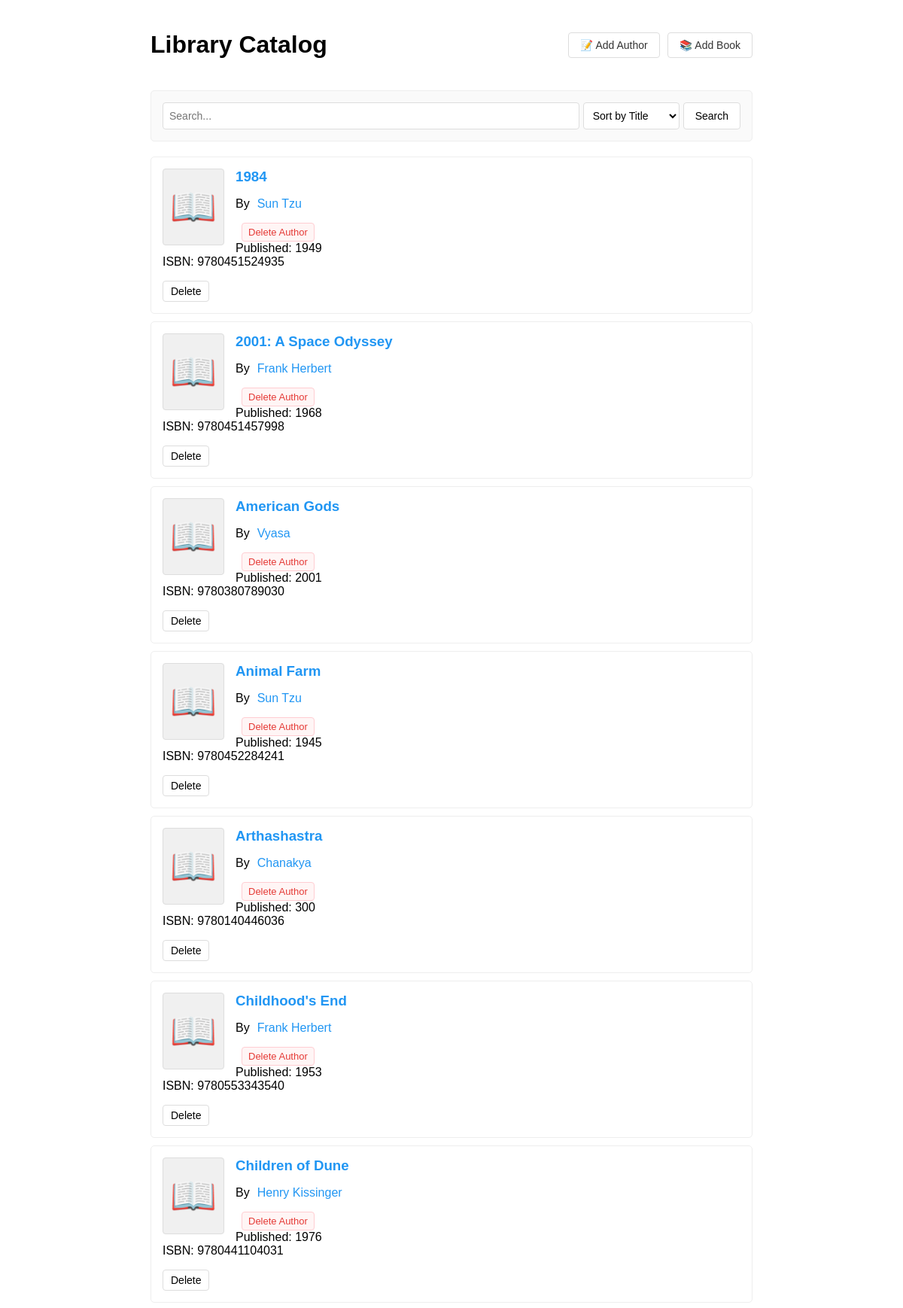
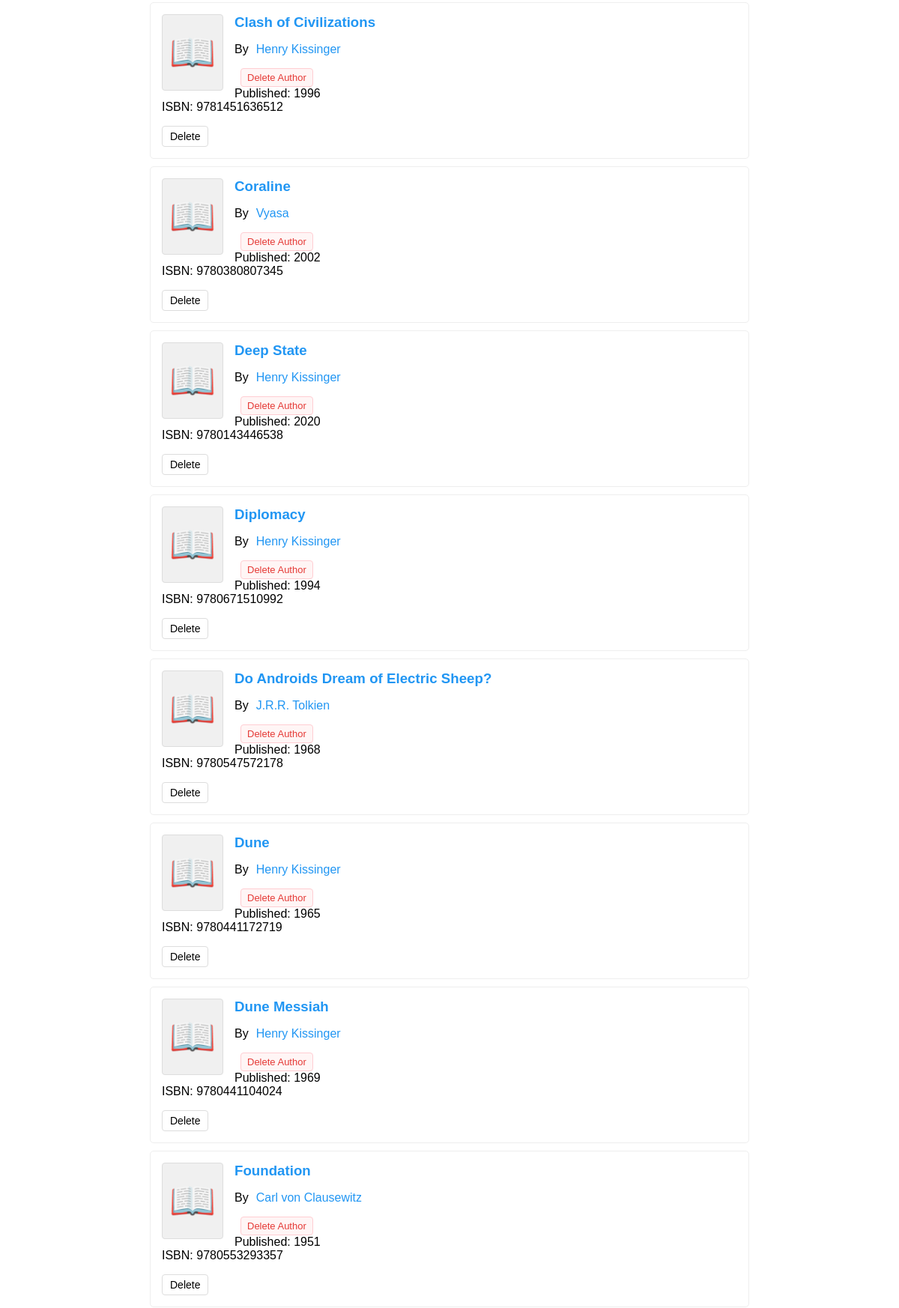
The page / (upper part) on the database its author committed (2 pictures, top to bottom).
### data_models.py (models this page shows, shortened)
class Book(db.Model):
    __tablename__ = 'book'
    id = db.Column(db.Integer, primary_key=True, autoincrement=True)
    isbn = db.Column(db.String(13), nullable=False, unique=True)
    title = db.Column(db.String(200), nullable=False)
    publication_year = db.Column(db.Integer, nullable=False)
    author_id = db.Column(db.Integer, db.ForeignKey('author.id'), nullable=False)

class Author(db.Model):
    __tablename__ = 'author'
    id = db.Column(db.Integer, primary_key=True, autoincrement=True)
    name = db.Column(db.String(100), nullable=False, unique=True)
    birth_date = db.Column(db.Date, nullable=False)
    date_of_death = db.Column(db.Date, nullable=True)
    books = db.relationship('Book', backref='author', lazy=True, cascade='all, delete-orphan')

### app.py (the view, shortened to what this page needs)
@app.route('/')
def show_home():
    sort = request.args.get('sort', 'title')
    search = request.args.get('search', '').strip()
    books = Book.query.join(Author)
    if sort == 'title':
        books = books.order_by(Book.title)
    elif sort == 'author':
        books = books.order_by(Author.name)
    elif sort == 'year':
        books = books.order_by(Book.publication_year)
    all_books = books.all()
    for book in all_books:
        book.cover_url = get_book_cover(book.isbn)
    return render_template('home.html', books=all_books)

### app.py (called while the page is built)
def get_book_cover(isbn):
    url = "https://covers.openlibrary.org/b/isbn/" + isbn + "-M.jpg"
    return url

### templates/home.html (shortened to what this page needs)
<!DOCTYPE html>
<html>
<head>
</head>
<body>
<div class="header">
    <h1>Library Catalog</h1>
    <div class="nav-links">
        <a href="{{ url_for('add_new_author') }}" class="nav-link">📝 Add Author</a>
        <a href="{{ url_for('add_new_book') }}" class="nav-link">📚 Add Book</a>
    </div>
</div>
<div class="controls">
    <div class="search-group">
        <form action="/" method="GET" style="display: flex; gap: 5px; flex-grow: 1;">
            <input type="text" name="search" placeholder="Search..." value="{{ request.args.get('search', '') }}"
                   class="search-input">
            <select name="sort" onchange="this.form.submit()">
                <option value="title" {% if request.args.get(
                'sort')=='title' or not request.args.get('sort') %}selected{%
                endif %}>Sort by Title</option>
            </select>
            <button type="submit">Search</button>
        </form>
    </div>
</div>
{% if books %}
{% for book in books %}
<div class="book">
    <h3><a href="{{ url_for('book_detail', book_id=book.id) }}" class="book-title">{{ book.title }}</a></h3>
    <p>
      <span class="author-section">
        By <a href="{{ url_for('author_detail', author_id=book.author.id) }}" class="author-link">{{ book.author.name
          }}</a>
        <form action="{{ url_for('delete_author', author_id=book.author.id) }}" method="POST" class="author-delete-form"
              onsubmit="return confirm('⚠️ WARNING ⚠️\n\nYou are about to delete the author {{ book.author.name }}.\n\nThis will PERMANENTLY DELETE:\n- The author\n- ALL books by this author\n\nThis action cannot be undone.\n\nAre you sure you want to proceed?');">
          <button type="submit" class="author-delete-btn">Delete Author</button>
        </form>
      </span><br>
        Published: {{ book.publication_year }}<br>
        ISBN: {{ book.isbn }}
    </p>
    <form action="{{ url_for('delete_book', book_id=book.id) }}" method="POST" style="display: inline"
          onsubmit="return confirm('Delete this book?');">
        <button type="submit" class="delete-btn">Delete</button>
    </form>
</div>
{% endfor %}
{% else %}
<div class="no-results">No books found.</div>
{% endif %}
</body>
</html>

### templates/home.html (style rules this page uses)
body { max-width: 800px; margin: 0 auto; padding: 20px; font-family: Arial, sans-serif; }
.header { display: flex; justify-content: space-between; align-items: center; margin-bottom: 20px; }
.nav-links { display: flex; gap: 10px; }
.nav-link { padding: 8px 15px; border: 1px solid #ddd; border-radius: 4px; background: white; color: #333; text-decoration: none; font-size: 14px; display: inline-flex; align-items: center; gap: 5px; }
.controls { margin: 20px 0; padding: 15px; border: 1px solid #eee; border-radius: 5px; background: #fafafa; display: flex; align-items: center; gap: 10px; }
.search-group { flex-grow: 1; display: flex; gap: 5px; }
.search-input { flex-grow: 1; padding: 8px; border: 1px solid #ddd; border-radius: 4px; font-size: 14px; }
select { padding: 8px; border: 1px solid #ddd; border-radius: 4px; background: white; font-size: 14px; cursor: pointer; }
button { padding: 8px 15px; border: 1px solid #ddd; border-radius: 4px; background: white; cursor: pointer; font-size: 14px; }
.book { padding: 15px; margin: 10px 0; border: 1px solid #eee; border-radius: 5px; }
.book:after { content: ""; display: table; clear: both; }
.book h3 { margin: 0 0 10px 0; }
.book-title { color: #2196F3; text-decoration: none; }
.author-link { color: #2196F3; text-decoration: none; }
.delete-btn { background: white; border: 1px solid #ddd; padding: 5px 10px; cursor: pointer; border-radius: 4px; }
.author-section { display: flex; align-items: center; gap: 10px; }
.author-delete-form { display: inline; }
.author-delete-btn { background: #fff5f5; color: #e53935; border: 1px solid #ffcdd2; padding: 4px 8px; border-radius: 4px; cursor: pointer; font-size: 13px; margin-left: 8px; }

### rows shown on the page
Book: title "1984", author.name "Sun Tzu", publication_year "1949", isbn "9780451524935"
Book: title "2001: A Space Odyssey", author.name "Frank Herbert", publication_year "1968", isbn "9780451457998"
Book: title "American Gods", author.name "Vyasa", publication_year "2001", isbn "9780380789030"
Book: title "Animal Farm", author.name "Sun Tzu", publication_year "1945", isbn "9780452284241"
Book: title "Arthashastra", author.name "Chanakya", publication_year "300", isbn "9780140446036"
Book: title "Childhood's End", author.name "Frank Herbert", publication_year "1953", isbn "9780553343540"
Book: title "Children of Dune", author.name "Henry Kissinger", publication_year "1976", isbn "9780441104031"
Book: title "Clash of Civilizations", author.name "Henry Kissinger", publication_year "1996", isbn "9781451636512"
Book: title "Coraline", author.name "Vyasa", publication_year "2002", isbn "9780380807345"
Book: title "Deep State", author.name "Henry Kissinger", publication_year "2020", isbn "9780143446538"
Book: title "Diplomacy", author.name "Henry Kissinger", publication_year "1994", isbn "9780671510992"
Book: title "Do Androids Dream of Electric Sheep?", author.name "J.R.R. Tolkien", publication_year "1968", isbn "9780547572178"
Book: title "Dune", author.name "Henry Kissinger", publication_year "1965", isbn "9780441172719"
Book: title "Dune Messiah", author.name "Henry Kissinger", publication_year "1969", isbn "9780441104024"
Book: title "Foundation", author.name "Carl von Clausewitz", publication_year "1951", isbn "9780553293357"
